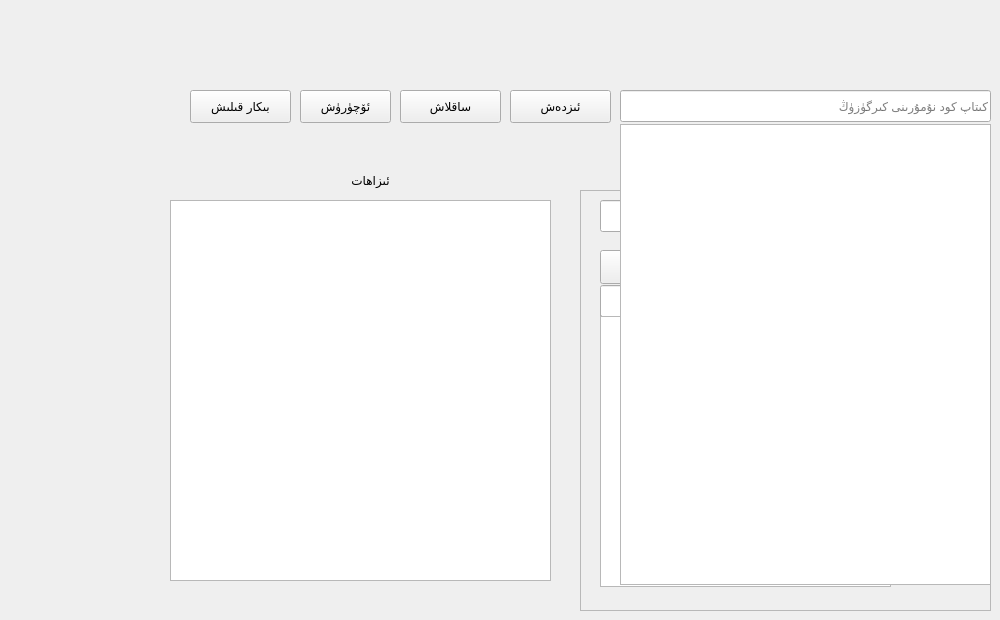
      <widget class="QWidget" name="tab_11">
       <attribute name="title">
        <string>كىتاپ ئۆزگەرتىش</string>
       </attribute>
       <widget class="QLabel" name="label_16">
        <property name="geometry">
         <rect>
          <x>320</x>
          <y>170</y>
          <width>101</width>
          <height>20</height>
         </rect>
        </property>
        <property name="text">
         <string>ئىزاھات</string>
        </property>
        <property name="alignment">
         <set>Qt::AlignCenter</set>
        </property>
       </widget>
       <widget class="QPushButton" name="pushButton_12">
        <property name="geometry">
         <rect>
          <x>510</x>
          <y>90</y>
          <width>101</width>
          <height>33</height>
         </rect>
        </property>
        <property name="font">
         <font>
          <kerning>false</kerning>
         </font>
        </property>
        <property name="text">
         <string>ئىزدەش</string>
        </property>
       </widget>
       <widget class="QLineEdit" name="lineEdit_17">
        <property name="geometry">
         <rect>
          <x>620</x>
          <y>90</y>
          <width>371</width>
          <height>32</height>
         </rect>
        </property>
        <property name="placeholderText">
         <string>كىتاپ كود نۇمۇرىنى كىرگۈزۈڭ</string>
        </property>
       </widget>
       <widget class="QPushButton" name="pushButton_14">
        <property name="geometry">
         <rect>
          <x>300</x>
          <y>90</y>
          <width>91</width>
          <height>33</height>
         </rect>
        </property>
        <property name="font">
         <font>
          <kerning>false</kerning>
         </font>
        </property>
        <property name="text">
         <string>ئۆچۈرۈش</string>
        </property>
       </widget>
       <widget class="QPushButton" name="pushButton_15">
        <property name="geometry">
         <rect>
          <x>400</x>
          <y>90</y>
          <width>101</width>
          <height>33</height>
         </rect>
        </property>
        <property name="font">
         <font>
          <kerning>false</kerning>
         </font>
        </property>
        <property name="text">
         <string>ساقلاش</string>
        </property>
       </widget>
       <widget class="QRadioButton" name="radioButton_6">
        <property name="enabled">
         <bool>true</bool>
        </property>
        <property name="geometry">
         <rect>
          <x>730</x>
          <y>130</y>
          <width>121</width>
          <height>20</height>
         </rect>
        </property>
        <property name="text">
         <string> ئىسمى ئارقىلىق</string>
        </property>
       </widget>
       <widget class="QRadioButton" name="radioButton_4">
        <property name="geometry">
         <rect>
          <x>860</x>
          <y>130</y>
          <width>131</width>
          <height>20</height>
         </rect>
        </property>
        <property name="text">
         <string>كود نۇمۇرى ئارقىلىق</string>
        </property>
       </widget>
       <widget class="QRadioButton" name="radioButton_5">
        <property name="geometry">
         <rect>
          <x>620</x>
          <y>130</y>
          <width>111</width>
          <height>20</height>
         </rect>
        </property>
        <property name="text">
         <string>ئاپتۇرى ئارقىلىق</string>
        </property>
       </widget>
       <widget class="QFrame" name="frame_6">
        <property name="geometry">
         <rect>
          <x>580</x>
          <y>190</y>
          <width>411</width>
          <height>421</height>
         </rect>
        </property>
        <property name="frameShape">
         <enum>QFrame::StyledPanel</enum>
        </property>
        <property name="frameShadow">
         <enum>QFrame::Raised</enum>
        </property>
        <widget class="QLabel" name="label_11">
         <property name="geometry">
          <rect>
           <x>310</x>
           <y>115</y>
           <width>85</width>
           <height>20</height>
          </rect>
         </property>
         <property name="text">
          <string>ئاپتۇرى</string>
         </property>
        </widget>
        <widget class="QLabel" name="label_15">
         <property name="geometry">
          <rect>
           <x>310</x>
           <y>364</y>
           <width>91</width>
           <height>20</height>
          </rect>
         </property>
         <property name="text">
          <string>سانى*</string>
         </property>
        </widget>
        <widget class="QLabel" name="label_14">
         <property name="geometry">
          <rect>
           <x>310</x>
           <y>67</y>
           <width>91</width>
           <height>20</height>
          </rect>
         </property>
         <property name="text">
          <string>تۈرى*</string>
         </property>
        </widget>
        <widget class="QLabel" name="label_13">
         <property name="geometry">
          <rect>
           <x>310</x>
           <y>265</y>
           <width>91</width>
           <height>20</height>
          </rect>
         </property>
         <property name="text">
          <string>كىرىش باھاسى</string>
         </property>
        </widget>
        <widget class="QLabel" name="label_10">
         <property name="geometry">
          <rect>
           <x>310</x>
           <y>216</y>
           <width>91</width>
           <height>20</height>
          </rect>
         </property>
         <property name="text">
          <string>كود نۇمۇرى*</string>
         </property>
        </widget>
        <widget class="QLabel" name="label_48">
         <property name="geometry">
          <rect>
           <x>310</x>
           <y>316</y>
           <width>91</width>
           <height>20</height>
          </rect>
         </property>
         <property name="text">
          <string>سېتىش باھاسى*</string>
         </property>
        </widget>
        <widget class="QLabel" name="label_12">
         <property name="geometry">
          <rect>
           <x>320</x>
           <y>15</y>
           <width>81</width>
           <height>20</height>
          </rect>
         </property>
         <property name="text">
          <string>كىتاپ ئىسمى*</string>
         </property>
        </widget>
        <widget class="QLabel" name="label_23">
         <property name="geometry">
          <rect>
           <x>310</x>
           <y>166</y>
           <width>91</width>
           <height>20</height>
          </rect>
         </property>
         <property name="text">
          <string>نەشىرياتى</string>
         </property>
        </widget>
        <widget class="QLineEdit" name="lineEdit_9">
         <property name="geometry">
          <rect>
           <x>20</x>
           <y>10</y>
           <width>291</width>
           <height>32</height>
          </rect>
         </property>
         <property name="text">
          <string/>
         </property>
         <property name="placeholderText">
          <string>كىتاپ ئىسمى*</string>
         </property>
        </widget>
        <widget class="QPushButton" name="pushButton_13">
         <property name="geometry">
          <rect>
           <x>20</x>
           <y>60</y>
           <width>291</width>
           <height>34</height>
          </rect>
         </property>
         <property name="text">
          <string>كىتاپ تۈرىنى تاللاڭ</string>
         </property>
        </widget>
        <widget class="QComboBox" name="comboBox_7">
         <property name="geometry">
          <rect>
           <x>20</x>
           <y>110</y>
           <width>291</width>
           <height>32</height>
          </rect>
         </property>
         <property name="font">
          <font>
           <pointsize>14</pointsize>
          </font>
         </property>
         <property name="styleSheet">
          <string notr="true"/>
         </property>
         <property name="placeholderText">
          <string/>
         </property>
        </widget>
        <widget class="QComboBox" name="comboBox_4">
         <property name="geometry">
          <rect>
           <x>20</x>
           <y>160</y>
           <width>291</width>
           <height>32</height>
          </rect>
         </property>
         <property name="layoutDirection">
          <enum>Qt::RightToLeft</enum>
         </property>
        </widget>
        <widget class="QLineEdit" name="lineEdit_14">
         <property name="geometry">
          <rect>
           <x>20</x>
           <y>210</y>
           <width>291</width>
           <height>32</height>
          </rect>
         </property>
         <property name="placeholderText">
          <string>كود نۇمۇرى*</string>
         </property>
        </widget>
        <widget class="QLineEdit" name="lineEdit_13">
         <property name="geometry">
          <rect>
           <x>20</x>
           <y>260</y>
           <width>291</width>
           <height>32</height>
          </rect>
         </property>
         <property name="placeholderText">
          <string>كىرىش باھاسى</string>
         </property>
        </widget>
        <widget class="QLineEdit" name="lineEdit_49">
         <property name="geometry">
          <rect>
           <x>20</x>
           <y>310</y>
           <width>291</width>
           <height>32</height>
          </rect>
         </property>
         <property name="placeholderText">
          <string>سېتىش باھاسى*</string>
         </property>
        </widget>
        <widget class="QLineEdit" name="lineEdit_16">
         <property name="geometry">
          <rect>
           <x>20</x>
           <y>360</y>
           <width>291</width>
           <height>32</height>
          </rect>
         </property>
         <property name="placeholderText">
          <string>سانى*</string>
         </property>
        </widget>
        <widget class="QLineEdit" name="lineEdit_56">
         <property name="geometry">
          <rect>
           <x>20</x>
           <y>95</y>
           <width>291</width>
           <height>32</height>
          </rect>
         </property>
         <property name="placeholderText">
          <string/>
         </property>
        </widget>
        <widget class="QListWidget" name="listWidget">
         <property name="geometry">
          <rect>
           <x>20</x>
           <y>126</y>
           <width>291</width>
           <height>271</height>
          </rect>
         </property>
         <property name="font">
          <font>
           <pointsize>15</pointsize>
          </font>
         </property>
        </widget>
       </widget>
       <widget class="QTextEdit" name="textEdit">
        <property name="geometry">
         <rect>
          <x>170</x>
          <y>200</y>
          <width>381</width>
          <height>381</height>
         </rect>
        </property>
        <property name="font">
         <font>
          <pointsize>20</pointsize>
         </font>
        </property>
       </widget>
       <widget class="QListWidget" name="listWidget_5">
        <property name="geometry">
         <rect>
          <x>620</x>
          <y>124</y>
          <width>371</width>
          <height>461</height>
         </rect>
        </property>
        <property name="font">
         <font>
          <pointsize>15</pointsize>
         </font>
        </property>
       </widget>
       <widget class="QPushButton" name="pushButton_19">
        <property name="geometry">
         <rect>
          <x>190</x>
          <y>90</y>
          <width>101</width>
          <height>33</height>
         </rect>
        </property>
        <property name="font">
         <font>
          <kerning>false</kerning>
         </font>
        </property>
        <property name="text">
         <string>بىكار قىلىش</string>
        </property>
       </widget>
      </widget>
